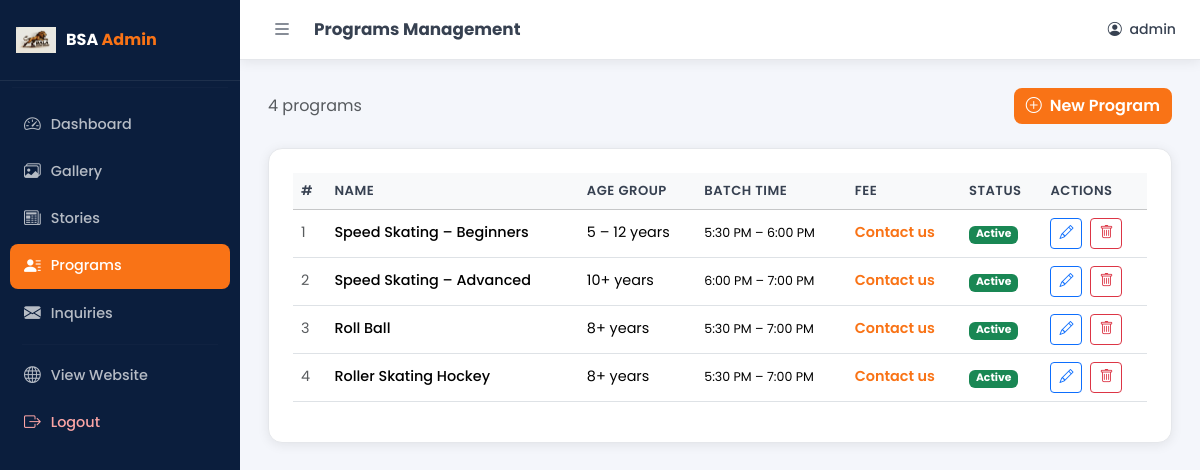
Page /admin/programs (signed in) on the committed database.
### models.py (models this page shows, shortened)
class Admin(UserMixin, db.Model):
    __tablename__ = 'admins'
    id = db.Column(db.Integer, primary_key=True)
    username = db.Column(db.String(80), unique=True, nullable=False)
    password_hash = db.Column(db.String(256), nullable=False)

class Program(db.Model):
    __tablename__ = 'programs'
    id = db.Column(db.Integer, primary_key=True)
    name = db.Column(db.String(128), nullable=False)
    description = db.Column(db.Text, default='')
    age_group = db.Column(db.String(64), default='')
    fee = db.Column(db.String(64), default='')
    duration = db.Column(db.String(64), default='')
    batch_time = db.Column(db.String(128), default='4:00 PM – 7:00 PM')
    is_active = db.Column(db.Boolean, default=True)
    display_order = db.Column(db.Integer, default=0)

### app.py (the view)
@app.route('/admin/programs')
@login_required
def admin_programs():
    programs = Program.query.order_by(Program.display_order).all()
    return render_template('admin/programs.html', programs=programs)

### app.py (called while the page is built)
@login_manager.user_loader
def load_user(user_id):
    return Admin.query.get(int(user_id))

@app.context_processor
def inject_site():
    return dict(
        site_name='Bala Skating Academy',
        site_phone='+91 91592 17517',
        site_address='Satellite City, Bypass Road, Kappalur, Tamil Nadu 625008',
        site_timings='Monday – Sunday: 5:30 PM – 7:00 PM',
        site_whatsapp='919159217517',
        now=datetime.utcnow(),
        unread_count=Inquiry.query.filter_by(is_read=False).count() if app.config.get('SQLALCHEMY_DATABASE_URI') else 0
    )

### templates/admin/programs.html (shortened to what this page needs)
{% extends "admin/base_admin.html" %}
{% block page_title %}Programs Management{% endblock %}
{% block content %}
<div class="d-flex justify-content-between align-items-center mb-4">
  <p class="text-muted mb-0">{{ programs|length }} programs</p>
  <a href="{{ url_for('admin_program_new') }}" class="btn btn-accent">
    <i class="bi bi-plus-circle me-2"></i>New Program
  </a>
</div>
<div class="admin-card">
  {% if programs %}
  <div class="table-responsive">
    <table class="table table-hover align-middle">
      <thead class="table-light">
        <tr>
          <th>#</th>
          <th>Name</th>
          <th>Age Group</th>
          <th>Batch Time</th>
          <th>Fee</th>
          <th>Status</th>
          <th>Actions</th>
        </tr>
      </thead>
      <tbody>
        {% for program in programs %}
        <tr>
          <td class="text-muted">{{ program.display_order }}</td>
          <td class="fw-medium">{{ program.name }}</td>
          <td>{{ program.age_group }}</td>
          <td><small>{{ program.batch_time }}</small></td>
          <td class="text-accent fw-semibold">{{ program.fee }}</td>
          <td>
            {% if program.is_active %}
            <span class="badge bg-success">Active</span>
            {% else %}
            <span class="badge bg-secondary">Inactive</span>
            {% endif %}
          </td>
          <td>
            <div class="d-flex gap-2">
              <a href="{{ url_for('admin_program_edit', program_id=program.id) }}"
                 class="btn btn-sm btn-outline-primary"><i class="bi bi-pencil"></i></a>
              <form method="POST" action="{{ url_for('admin_program_delete', program_id=program.id) }}"
                    onsubmit="return confirm('Delete this program?')">
                <button class="btn btn-sm btn-outline-danger"><i class="bi bi-trash"></i></button>
              </form>
            </div>
          </td>
        </tr>
        {% endfor %}
      </tbody>
    </table>
  </div>
  {% else %}
  <div class="text-center py-5 text-muted">
    <i class="bi bi-person-lines-fill display-4"></i>
    <p class="mt-2">No programs yet.</p>
  </div>
  {% endif %}
</div>
{% endblock %}

### templates/admin/base_admin.html (shortened to what this page needs)
<!DOCTYPE html>
<html lang="en">
<head>
  <link rel="stylesheet" href="https://cdn.jsdelivr.net/npm/bootstrap@5.3.3/dist/css/bootstrap.min.css" />
  <link rel="stylesheet" href="https://cdn.jsdelivr.net/npm/bootstrap-icons@1.11.3/font/bootstrap-icons.min.css" />
  <link rel="stylesheet" href="{{ url_for('static', filename='css/admin.css') }}" />
</head>
<body class="admin-body">
<aside class="admin-sidebar" id="adminSidebar">
  <div class="sidebar-brand">
    <img src="{{ url_for('static', filename='images/logo.png') }}" alt="BSA" class="sidebar-logo" />
    <span class="sidebar-brand-text">BSA <span class="text-accent">Admin</span></span>
  </div>
  <hr class="sidebar-divider" />
  <nav class="sidebar-nav">
    <a href="{{ url_for('admin_dashboard') }}" class="sidebar-link {% if request.endpoint == 'admin_dashboard' %}active{% endif %}">
      <i class="bi bi-speedometer2"></i> Dashboard
    </a>
    <a href="{{ url_for('admin_gallery') }}" class="sidebar-link {% if request.endpoint == 'admin_gallery' %}active{% endif %}">
      <i class="bi bi-images"></i> Gallery
    </a>
    <a href="{{ url_for('admin_stories') }}" class="sidebar-link {% if 'story' in request.endpoint %}active{% endif %}">
      <i class="bi bi-newspaper"></i> Stories
    </a>
    <a href="{{ url_for('admin_programs') }}" class="sidebar-link {% if 'program' in request.endpoint %}active{% endif %}">
      <i class="bi bi-person-lines-fill"></i> Programs
    </a>
    <a href="{{ url_for('admin_inquiries') }}" class="sidebar-link {% if request.endpoint == 'admin_inquiries' %}active{% endif %}">
      <i class="bi bi-envelope-fill"></i> Inquiries
    </a>
    <hr class="sidebar-divider" />
    <a href="{{ url_for('index') }}" class="sidebar-link" target="_blank">
      <i class="bi bi-globe"></i> View Website
    </a>
    <a href="{{ url_for('admin_logout') }}" class="sidebar-link text-danger">
      <i class="bi bi-box-arrow-right"></i> Logout
    </a>
  </nav>
</aside>
<div class="admin-main" id="adminMain">
  <header class="admin-topbar">
    <button class="btn btn-sm sidebar-toggle" id="sidebarToggle">
      <i class="bi bi-list fs-5"></i>
    </button>
    <div class="topbar-title">{% block page_title %}Dashboard{% endblock %}</div>
    <div class="topbar-user ms-auto">
      <i class="bi bi-person-circle me-1"></i>
      <span>{{ current_user.username }}</span>
    </div>
  </header>
  <div class="admin-content">
    {% block content %}{% endblock %}
  </div>
</div>
</body>
</html>

### static/css/admin.css (style rules this page uses)
:root { --primary: #0d3b8e; --accent: #f97316; --sidebar-bg: #0b1e3d; --sidebar-width: 240px; --topbar-height: 60px; --white: #ffffff; --light-bg: #f4f6fb; --border: #e5e7eb; --text: #374151; --shadow: 0 2px 12px rgba(0,0,0,0.08); }
* { box-sizing: border-box; margin: 0; padding: 0; }
body { font-family: 'Poppins', sans-serif; color: var(--text); }
.admin-body { background: var(--light-bg); display: flex; min-height: 100vh; }
.admin-sidebar { width: var(--sidebar-width); background: var(--sidebar-bg); min-height: 100vh; position: fixed; top: 0; left: 0; z-index: 200; display: flex; flex-direction: column; transition: width 0.3s ease; overflow: hidden; }
.sidebar-brand { padding: 20px 16px; display: flex; align-items: center; gap: 10px; border-bottom: 1px solid rgba(255,255,255,0.08); }
.sidebar-logo { width: 40px; height: 40px; object-fit: contain; flex-shrink: 0; }
.sidebar-brand-text { font-weight: 700; font-size: 1rem; color: #fff; white-space: nowrap; }
.sidebar-brand-text .text-accent { color: var(--accent); }
.sidebar-divider { border-color: rgba(255,255,255,0.08); margin: 6px 12px; }
.sidebar-nav { padding: 8px 10px; flex: 1; display: flex; flex-direction: column; gap: 2px; }
.sidebar-link { display: flex; align-items: center; gap: 10px; padding: 10px 14px; border-radius: 8px; color: rgba(255,255,255,0.7); text-decoration: none; font-size: 0.9rem; font-weight: 500; white-space: nowrap; transition: all 0.2s ease; position: relative; }
.sidebar-link i { font-size: 1.05rem; flex-shrink: 0; }
.sidebar-link.active { background: var(--accent); color: #fff !important; }
.sidebar-link.text-danger { color: #fca5a5 !important; }
.admin-main { margin-left: var(--sidebar-width); flex: 1; display: flex; flex-direction: column; min-height: 100vh; transition: margin-left 0.3s ease; }
.admin-topbar { height: var(--topbar-height); background: var(--white); border-bottom: 1px solid var(--border); display: flex; align-items: center; padding: 0 24px; gap: 14px; position: sticky; top: 0; z-index: 100; box-shadow: var(--shadow); }
.topbar-title { font-weight: 700; font-size: 1.05rem; color: var(--text); }
.topbar-user { font-size: 0.88rem; color: var(--text); font-weight: 500; }
.sidebar-toggle { border: none; background: transparent; color: var(--text); cursor: pointer; padding: 4px 8px; border-radius: 6px; }
.admin-content { padding: 28px 28px; flex: 1; }
.admin-card { background: var(--white); border-radius: 14px; padding: 24px; box-shadow: var(--shadow); border: 1px solid var(--border); }
.table th { font-size: 0.82rem; font-weight: 600; text-transform: uppercase; letter-spacing: 0.5px; color: var(--text); }
.table td { font-size: 0.9rem; vertical-align: middle; }
.btn-accent { background: var(--accent); color: #fff; border: none; font-weight: 600; border-radius: 8px; transition: all 0.2s; }
.text-accent { color: var(--accent) !important; }

### rows in the picture
Admin: username "admin"
Program: display_order "1", name "Speed Skating – Beginners", age_group "5 – 12 years", batch_time "5:30 PM – 6:00 PM", fee "Contact us", is_active "Active"
Program: display_order "2", name "Speed Skating – Advanced", age_group "10+ years", batch_time "6:00 PM – 7:00 PM", fee "Contact us", is_active "Active"
Program: display_order "3", name "Roll Ball", age_group "8+ years", batch_time "5:30 PM – 7:00 PM", fee "Contact us", is_active "Active"
Program: display_order "4", name "Roller Skating Hockey", age_group "8+ years", batch_time "5:30 PM – 7:00 PM", fee "Contact us", is_active "Active"

### other values in the picture
{{ programs|length }} "4"
